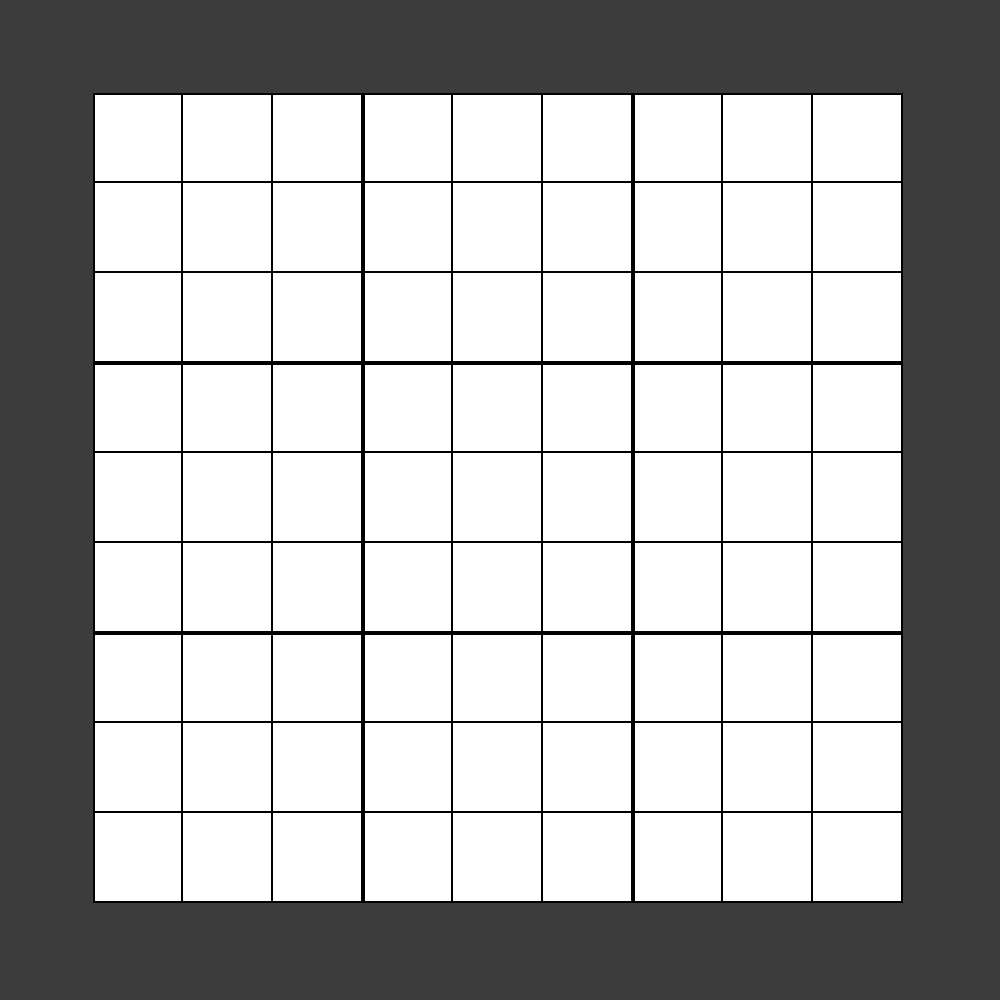
Frame 1 (no input)
Frame 60 (no input): identical to frame 1, image omitted
Frame 120 (the mouse pressed at the canvas centre since frame 60): identical to frame 1, image omitted

The p5.js sketch that drew this single still picture (run headless with seeded random() and noise() and a simulated clock; from frame 60 on, the mouse is pressed at the canvas centre):

// p5.js sketch
// ── sketch.js
let cnvs;
let unit=Math.floor(window.innerHeight/11);
const states={EMPTY:0,ONE:1,TWO:2,THREE:3,FOUR:4,FIVE:5,SIX:6,SEVEN:7,EIGHT:8,NINE:9};
let columns=[];
let generating=true;
let focused=false;
let focusedColumn;
let confirmation;
let solving=false;
let steps=[];
let columnToCalculate=0;
let redoing=false;
let error=false;
let testPassed=true;
let startTime;
let overAllTime=0;


function setup() {
	
	// alert('Right-click fields to edit the number in it\nPress BACKSPACE to delete the number you entered\nPress WASD or the arrow keys to move around easier in the grid\nThe solver will present you the first solution it computes\nIf you find any major bugs or issues, please contact me')
	cnvs=createCanvas(windowHeight, windowHeight);
	columns[0]=new createColumn(10,10,states.EMPTY);
	for(let i=0;i<81;i++)
	{
		columns[i]=new createColumn(Math.floor(i/9)*unit+unit+(this.i%27<9?2:0)+2,(i%9)*unit+unit+(i%3==0?2:0)+2,0,i,false)
	}
	frameRate(60);
}
function draw() {
myMillis=millis();
background(60);
cnvs.position(windowWidth/2-(windowHeight/2),0)
unit=Math.floor(windowHeight/11);
if(confirmation)
{
	startTime=millis();
	solving=true;
	confirmation=false;
	focused=false;
	let currentCycle;
	for(let i=0;i<81;i++)
	{
		if(columns[i].state==0)
		continue;
		else
		currentCycle=new doCycle(columns[i],true)
		currentCycle.checkAgainstRules();
	}
	if(!testPassed)
	{
		solving=false;
		error=true;
		alert('The sudoku you entered cannot be solved\nPlease reload the page and enter the correct sudoku')
	}
}

if(solving&&!error)
{
	for(let runs=0;runs<500;runs++)
	{redoing=false;
	while(!(columnToCalculate>80)&&columns[columnToCalculate].state!=states.EMPTY)
	{
		columnToCalculate++;
		if(columnToCalculate>80)
		{
			
			console.log((millis()-startTime)/1000)
			solving=false;
			columnToCalculate=0;
			break;
		}
	}
	
	for(let i=0;i<steps.length;i++)
	{
		
		if(steps[i].hasToRedo)
		{
			if(i==0&&steps[0].currentNumber==9)
			{
				solving=false;
				redoing=false;
				steps[0].hasToRedo=false;
				error=true;
				alert('The sudoku you entered cannot be solved\nPlease reload the page and enter the correct sudoku');
				break;
			}
			else{
			steps[i].hasToRedo=false;
			steps[i].redo();
			
			redoing=true;
			break;
		}
		}
		
	}if(!solving)
	break;
	if(solving&&!redoing)
	{
		steps.push(new doCycle(columns[columnToCalculate],false))
		steps[steps.length-1].checkAgainstRules();
	}}

}
for(let i=0;i<columns.length;i++)
	{
		columns[i].update();
		columns[i].display();
	}

}




function mouseClicked()
{
	if(mouseX>unit-2&&mouseY>unit-2&&mouseX<(unit*10-2)&&mouseY<(unit*10-2)&&!solving&&!error)
	{
		focused=true;
		focusedColumn=(Math.floor(((mouseY-unit)+(mouseY<(unit*4)?-2:mouseY>(unit*7)?2:0))/unit))+(Math.floor(((mouseX-unit)+(mouseX<(unit*4)?-2:mouseX>(unit*7)?2:0))/unit)*9);
	}
	else
	focused=false;
}

function keyPressed()
{
	if(keyCode==ENTER&&!solving&&!error)
	confirmation=confirm('Do you really want to proceed?\nYour computer will calculate the data you entered');

	if(keyCode==ENTER&&solving&&!error)
	alert('Your computer is already calculating the sudoku! \nPlease wait until it`s done')
	
	if(focused&&!solving)
	{
		switch(keyCode)
		{
			case 49:
				columns[focusedColumn].state=states.ONE;
				columns[focusedColumn].isStable=true;
				break;
			case 50:
				columns[focusedColumn].state=states.TWO;
				columns[focusedColumn].isStable=true;
				break;
			case 51:
				columns[focusedColumn].state=states.THREE;
				columns[focusedColumn].isStable=true;
				break;
			case 52:
				columns[focusedColumn].state=states.FOUR;
				columns[focusedColumn].isStable=true;
				break;
			case 53:
				columns[focusedColumn].state=states.FIVE;
				columns[focusedColumn].isStable=true;
				break;
			case 54:
				columns[focusedColumn].state=states.SIX;
				columns[focusedColumn].isStable=true;
				break;
			case 55:
				columns[focusedColumn].state=states.SEVEN;
				columns[focusedColumn].isStable=true;
				break;
			case 56:
				columns[focusedColumn].state=states.EIGHT;
				columns[focusedColumn].isStable=true;
				break;
			case 57:
				columns[focusedColumn].state=states.NINE;
				columns[focusedColumn].isStable=true;
				break;
			case BACKSPACE:
				columns[focusedColumn].state=states.EMPTY;
				break;
			case LEFT_ARROW:
				if(Math.floor(focusedColumn/9)-1>=0)
				focusedColumn-=9;
				break;
			case RIGHT_ARROW:
				if(Math.floor(focusedColumn/9)+1<=8)
				focusedColumn+=9;
				break;
			case UP_ARROW:
				if(focusedColumn%9-1>=0)
				focusedColumn-=1;
				break;
			case DOWN_ARROW:
				if(focusedColumn%9+1<=8)
				focusedColumn+=1;
				break;
			case 65:
				if(Math.floor(focusedColumn/9)-1>=0)
				focusedColumn-=9;
				break;
			case 68:
				if(Math.floor(focusedColumn/9)+1<=8)
				focusedColumn+=9;
				break;
			case 87:
				if(focusedColumn%9-1>=0)
				focusedColumn-=1;
				break;
			case 83:
				if(focusedColumn%9+1<=8)
				focusedColumn+=1;
				break;
			default:
				break;
		}
	}
}
// ── column.js
function createColumn(x,y,state,index,isStable)
{
    this.x=x;
    this.y=y;
    this.state=state;
    this.fillColor='white';
    this.index=index;
    this.textColor='black';
    this.isStable=isStable;
    // this.isChecking=false;

    this.display=function()
    {
       stroke(0);
       strokeWeight(2);
       fill(this.fillColor);
       rect(this.x,this.y,unit,unit);
       noStroke()
       fill(this.textColor);
       textAlign(CENTER,CENTER)
       textSize(30)
       if(this.state!=0)
       text(`${this.state}`,this.x+(unit/2),this.y+(unit/2));

    }
    this.update=function()
    {
        this.x=Math.floor(this.index/9)*unit+unit+(this.index%27<9?2:0)+2;
        this.y=(this.index%9)*unit+unit+(this.index%3==0?2:0)+2;
        if(focusedColumn!=this.index&&!this.isChecking)
        this.fillColor='white';
        else if(focused)
        this.fillColor='gray';
        // else if(this.isChecking)
        // {
        //     this.fillColor='red';
        //     this.isChecking=false;
        // }
        else
        this.fillColor='white';
    }

    
}
// ── step.js
function doCycle(column,tester)
{
    this.column=column;
    this.currentNumber=1;
    this.hasToRedo=false;
    this.isTester=tester;
    if(this.isTester)
    this.currentNumber=this.column.state;

    if(!this.isTester)
    {
        columns[this.column.index].state=this.currentNumber;
        columns[this.column.index].textColor='blue';
    }

    this.redo=function()
    {
        if(this.currentNumber!=9)
        {
            this.currentNumber++;
            columns[this.column.index].state=this.currentNumber;
            this.checkAgainstRules();
        }
        else
        {
            columns[this.column.index].state=states.EMPTY;
            steps[steps.length-2].hasToRedo=true;
            this.delete();
        }
    }
    this.checkAgainstRules=function()
    {
        for(let x=1;x<9;x++)
        {
            // columns[((this.column.index)+(x*9))%81].isChecking=true;
            if(columns[((this.column.index)+(x*9))%81].state==this.currentNumber/* &&x!=Math.floor(this.column.index/9) */)
               {
                   if(!this.isTester)
                   this.hasToRedo=true;
                   else
                   testPassed=false;
                   
                   break;
               } 
        }
        for(let y=1;y<9;y++)
        {
            // columns[(this.column.index+y)-(Math.floor((this.column.index+y)/9-(Math.floor((this.column.index)/9)))*9)].isChecking=true;
            if(columns[((this.column.index+y)-(Math.floor((this.column.index+y)/9-(Math.floor((this.column.index)/9)))*9))%81].state==this.currentNumber/*&&y!=this.column.index%9*/)
            {
                if(!this.isTester)
                   this.hasToRedo=true;
                   else
                   testPassed=false;
                break;
            } 
        }
        for(let i=0;i<9;i++)
        {
            let areaX=Math.floor(this.column.index/27);
            let areaY=Math.floor((this.column.index%9)/3);

            // columns[areaY*3+areaX*27+(Math.floor(i/3))*6+i].isChecking=true;
            // columns[this.column.index].isChecking=false;
            if(columns[areaY*3+areaX*27+(Math.floor(i/3))*6+i].state==this.currentNumber&&areaY*3+areaX*27+(Math.floor(i/3))*6+i!=this.column.index)
            {
                if(!this.isTester)
                   this.hasToRedo=true;
                   else
                   testPassed=false;
                break;
            }

        }
    }
    this.delete=function()
    {
        steps.pop();
        do
        {
            columnToCalculate--;
        }
        while(columns[columnToCalculate].isStable)
        
    }

}
